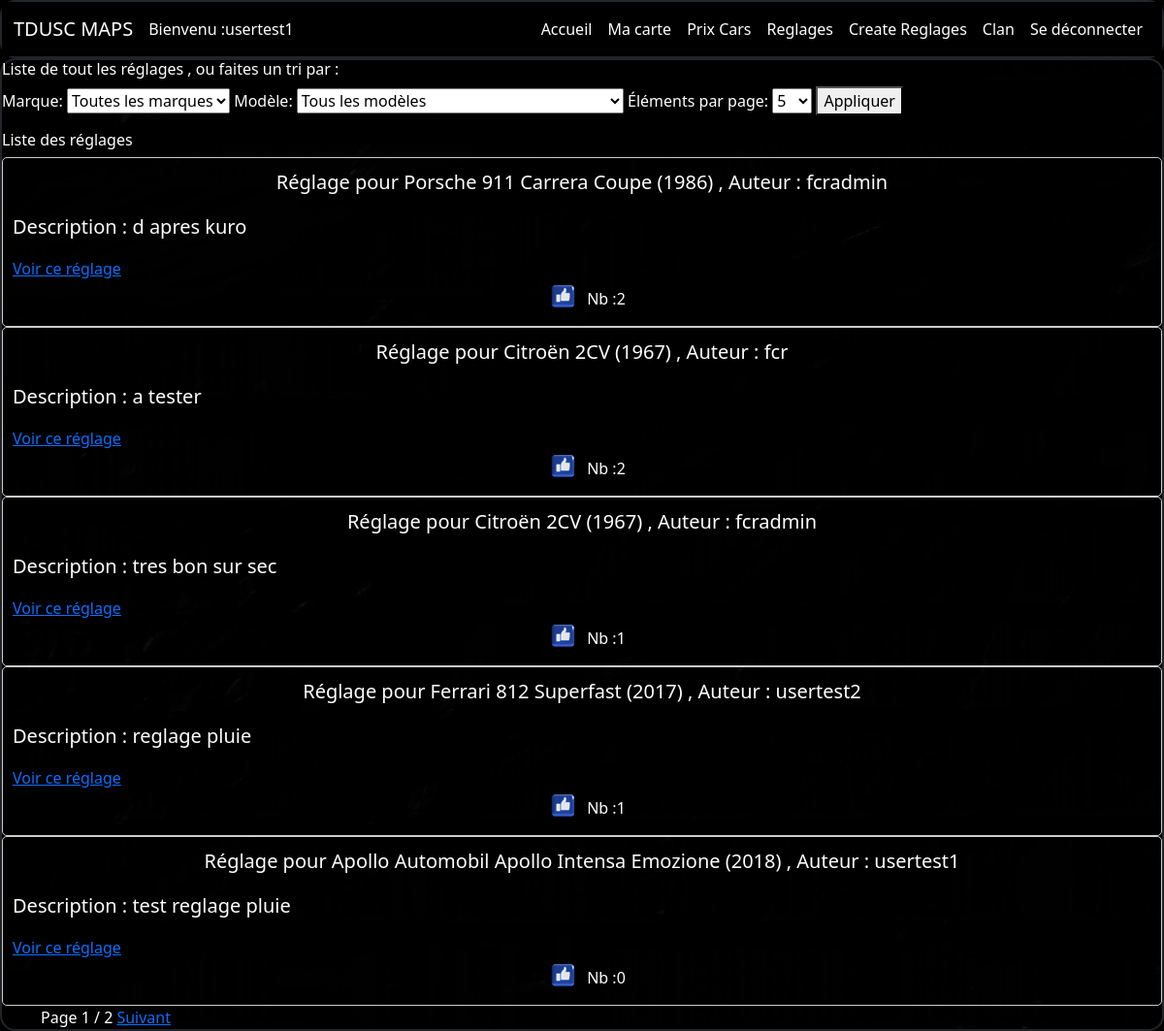
/reglages/ (signed in), run on an earlier commit of the app's database.
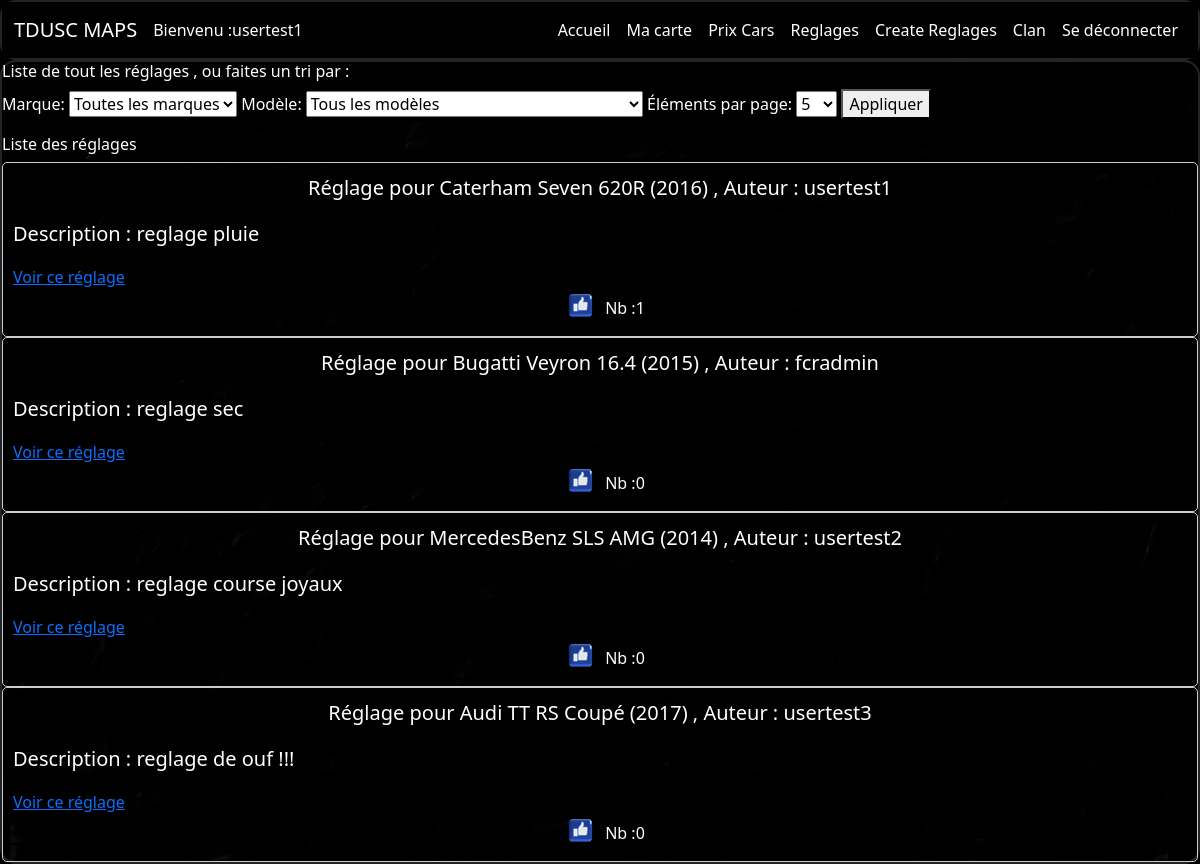
And on a later commit of the database.
### authentication/models.py (models this page shows, shortened)
class CustomUser(AbstractBaseUser, PermissionsMixin):
    username = models.CharField(max_length=30, unique=True)
    email = models.EmailField(unique=True)
    friends = models.ManyToManyField('self', blank=True, symmetrical=False, related_name='friend_of')
    is_staff = models.BooleanField(default=False)  # Permet l'accès à l'admin
    is_superuser = models.BooleanField(default=False)  # Superutilisateur
    USERNAME_FIELD = 'username'
    REQUIRED_FIELDS = ['email']
    objects = CustomUserManager()
    def __str__(self):
        return self.username

### tduscmap/models.py (models this page shows, shortened)
class Reglage(models.Model):
    car = models.ForeignKey(Car, on_delete=models.CASCADE)
    user = models.ForeignKey(CustomUser, on_delete=models.CASCADE)
    description = models.TextField(blank=True)
    configurationreglage = models.ForeignKey(
        ConfigurationReglage, on_delete=models.CASCADE
    )
    rapport_final = models.DecimalField(max_digits=5, decimal_places=2)
    premiere_vitesse = models.DecimalField(max_digits=4, decimal_places=2)
    deuxieme_vitesse = models.DecimalField(max_digits=4, decimal_places=2)
    troisieme_vitesse = models.DecimalField(
        max_digits=6, decimal_places=2, null=True, blank=True
    )
    quatrieme_vitesse = models.DecimalField(
        max_digits=6, decimal_places=2, null=True, blank=True
    )
    cinquieme_vitesse = models.DecimalField(
        max_digits=6, decimal_places=2, null=True, blank=True
    )
    sixieme_vitesse = models.DecimalField(
        max_digits=6, decimal_places=2, null=True, blank=True
    )
    septieme_vitesse = models.DecimalField(
        max_digits=6, decimal_places=2, null=True, blank=True
    )
    huitieme_vitesse = models.DecimalField(
        max_digits=6, decimal_places=2, null=True, blank=True
    )
    appui_aerodynamique_avant = models.DecimalField(
        max_digits=3, decimal_places=2
    )
    appui_aerodynamique_arriere = models.DecimalField(
        max_digits=3, decimal_places=2
    )
    taille_suspension_arriere = models.DecimalField(
        max_digits=6, decimal_places=2
    )
    taille_suspension_avant = models.DecimalField(
        max_digits=6, decimal_places=2
    )
    durete_ressorts_arriere = models.DecimalField(
        max_digits=5,
        decimal_places=2,
        validators=[MinValueValidator(80), MaxValueValidator(120)],
    )
    durete_ressorts_avant = models.DecimalField(
        max_digits=5,
        decimal_places=2,
        validators=[MinValueValidator(80), MaxValueValidator(120)],
    )
    compression_amortisseurs_avant = models.DecimalField(
        max_digits=5,
        decimal_places=2,
        validators=[MinValueValidator(80), MaxValueValidator(120)],
    )
    compression_amortisseurs_arriere = models.DecimalField(
        max_digits=5,
        decimal_places=2,
        validators=[MinValueValidator(80), MaxValueValidator(120)],
    )
    decompression_amortisseurs_avant = models.DecimalField(
        max_digits=5,
        decimal_places=2,
        validators=[MinValueValidator(80), MaxValueValidator(120)],
    )
    decompression_amortisseurs_arriere = models.DecimalField(
        max_digits=5,
        decimal_places=2,
        validators=[MinValueValidator(80), MaxValueValidator(120)],
    )
    acceleration_avant = models.DecimalField(
        max_digits=6, decimal_places=2, null=True, blank=True
    )
    deceleration_avant = models.DecimalField(
        max_digits=6, decimal_places=2, null=True, blank=True
    )
    freinage_avant = models.DecimalField(
        max_digits=6, decimal_places=2, null=True, blank=True
    )
    distribution_puissance_avant_arriere = models.DecimalField(
        max_digits=6, decimal_places=2, null=True, blank=True
    )
    acceleration_centrale = models.DecimalField(
        max_digits=6, decimal_places=2, null=True, blank=True
    )
    deceleration_centrale = models.DecimalField(
        max_digits=6, decimal_places=2, null=True, blank=True
    )
    freinage_central = models.DecimalField(
        max_digits=6, decimal_places=2, null=True, blank=True
    )
    acceleration_arriere = models.IntegerField(
        validators=[MinValueValidator(0), MaxValueValidator(100)]
    )
    deceleration_arriere = models.IntegerField(
        validators=[MinValueValidator(0), MaxValueValidator(100)]
    )
    freinage_arriere = models.IntegerField(
        validators=[MinValueValidator(0), MaxValueValidator(100)]
    )
    durete_barre_antiroulis_avant = models.IntegerField(
        validators=[MinValueValidator(0), MaxValueValidator(100)]
    )
    durete_barre_antiroulis_arriere = models.IntegerField(
        validators=[MinValueValidator(0), MaxValueValidator(100)]
    )
    angle_carrossage_arriere = models.DecimalField(
        max_digits=3,
        decimal_places=2,
        validators=[MinValueValidator(-6), MaxValueValidator(3)],
    )
    angle_carrossage_avant = models.DecimalField(
        max_digits=3,
        decimal_places=2,
        validators=[MinValueValidator(-6), MaxValueValidator(3)],
    )
    pression_pneus_arriere = models.DecimalField(
        max_digits=6, decimal_places=2, null=True, blank=True
    )
    pression_pneus_avant = models.DecimalField(
        max_digits=6, decimal_places=2, null=True, blank=True
    )
    repartiteur_freinage_avant = models.IntegerField(
        validators=[MinValueValidator(0), MaxValueValidator(100)]
    )
    pression_freinage = models.IntegerField(
        validators=[MinValueValidator(-1000), MaxValueValidator(1000)]
    )

class Car(models.Model):
    MARQUES = [
        ("Abarth", "Abarth"),
        ("AC", "AC"),
        ("Alfa Romeo", "Alfa Romeo"),
        ("Alpine", "Alpine"),
        ("Apollo Automobil", "Apollo Automobil"),
        ("Aston Martin", "Aston Martin"),
        ("Audi", "Audi"),
        ("Bentley", "Bentley"),
        ("BMW", "BMW"),
        ("Bugatti", "Bugatti"),
        ("Caterham", "Caterham"),
        ("Chevrolet", "Chevrolet"),
        ("Citroën", "Citroën"),
        ("Dodge", "Dodge"),
        ("Ferrari", "Ferrari"),
        ("Ford", "Ford"),
        ("Jaguar", "Jaguar"),
        ("Koenigsegg", "Koenigsegg"),
        ("Lamborghini", "Lamborghini"),
        ("Land Rover", "Land Rover"),
        ("Lancia", "Lancia"),
        ("Lotus", "Lotus"),
        ("Maserati", "Maserati"),
        ("McLaren", "McLaren"),
        ("MercedesAMG", "MercedesAMG"),
        ("MercedesBenz", "MercedesBenz"),
        ("Mini", "Mini"),
        ("Nissan", "Nissan"),
        ("Porsche", "Porsche"),
        ("Shelby", "Shelby"),
        ("Sientero", "Sientero"),
        ("WMotors", "WMotors"),
        ("Volkswagen", "Volkswagen"),
        ("W Motors", "W Motors"),
    ]
    TRANSMISSIONS = [
        ("RWD", "RWD"),
        ("FWD", "FWD"),
        ("4WD", "4WD"),
    ]
    CATEGORIES = [
        ("A", "Catégorie A"),
        ("B", "Catégorie B"),
        ("C", "Catégorie C"),
        ("D", "Catégorie D"),
        ("E", "Catégorie E"),
        ("F", "Catégorie F"),
        ("G", "Catégorie G"),
        ("H", "Catégorie H"),
    ]
    RARETES = [
        ("légendaire", "Légendaire"),
        ("épique", "Épique"),
        ("rare", "Rare"),
        ("commun", "Commun"),
        ("peu commun", "Peu commun"),
        (None, "Aucune"),
    ]
    marque = models.CharField(max_length=50, choices=MARQUES)
    modele = models.CharField(max_length=50)
    annee = models.PositiveIntegerField(null=True)
    transmission = models.CharField(
        max_length=3, choices=TRANSMISSIONS, null=True
    )
    ip = models.PositiveIntegerField(null=True)
    categorie = models.CharField(max_length=1, choices=CATEGORIES, null=True)
    rarete = models.CharField(
        max_length=10, choices=RARETES, blank=True, null=True
    )
    prix_initial = models.PositiveIntegerField(null=True)
    def __str__(self):
        return f"{self.marque} {self.modele} ({self.annee})"

### tduscmap/views.py (the view)
# urls.py: path("reglages/", tduscmap.views.liste_reglages, name="liste_reglages"),
@login_required
def liste_reglages(request):
    reglages = Reglage.objects.all().annotate(
        like_count=Count('likes')
    ).prefetch_related(
        Prefetch('car')
    )
    query = Q()
    marque = request.GET.get('marque')
    modele = request.GET.get('modele')
    if marque:
        query &= Q(car__marque__icontains=marque)
    if modele:
        query &= Q(car__modele__icontains=modele)
    reglages = reglages.filter(query)
    order_by = request.GET.get('order_by', '-like_count')  # Permet de trier par d'autres champs
    reglages = reglages.order_by(order_by)
    marques = Car.objects.values_list('marque', flat=True).distinct()
    modeles = Car.objects.values_list('modele', flat=True).distinct()
    limit = int(request.GET.get('limit', 5))  # Valeur par défaut 10
    paginator = Paginator(reglages, limit)  # 25 résultats par page
    page = request.GET.get('page')
    try:
        reglages = paginator.page(page)
    except PageNotAnInteger:
        reglages = paginator.page(1)
    except EmptyPage:
        reglages = paginator.page(paginator.num_pages)
    page_number = request.GET.get('page')
    page_obj = paginator.get_page(page_number)
    return render(
        request,
        "tduscmap/liste_reglages.html",
        {'reglages': page_obj, 'marques': marques, 'modeles': modeles,
         'paginator': paginator, 'page': page_number, 'limit': limit}
    )

### templates/tduscmap/liste_reglages.html (shortened to what this page needs)
{% extends 'base.html' %}
{% block content %}
{% load static %}
<link rel="stylesheet" href="{% static 'stylesmymaps.css' %}" type="text/css">
<h6>Liste de tout les réglages , ou faites un tri par :</h6>
<form method="get" data-url="{% url 'liste_reglages' %}" id="reglages-form">
    <label for="marque">Marque:</label>
    <select name="marque" id="marque">
        <option value="">Toutes les marques</option>
    </select>
    <label for="modele">Modèle:</label>
    <select name="modele" id="modele">
        <option value="">Tous les modèles</option>
    </select>
    <form method="get">
        <label for="limit">Éléments par page:</label>
        <select name="limit" id="limit">
            <option value="5">5</option>
        </select>
        <button type="submit">Appliquer</button>
    </form>
<h6>Liste des réglages</h6>
    {% for reglage in reglages %}
    <div class="reglage">
        <p class="titre-reglage">Réglage pour {{ reglage.car }} , Auteur : {{ reglage.user }}</p>
        <p>Description : {{ reglage.description }}</p>
        <a href="{% url 'detail_reglage' reglage.id %}">Voir ce réglage</a>
        <div class="like-container">
            <img src="{% static 'images/like.png' %}" alt="icône de like" >
            <span> Nb :{{ reglage.like_count }}</span>
          </div>
        </div>
    {% endfor %}
{% if paginator.num_pages > 1 %}
<div class="container">
    <div class="pagination centered">
        <span class="step-links">
            <span class="current">
                Page {{ reglages.number }} / {{ paginator.num_pages }}
            </span>
            {% if reglages.has_next %}
                <a href="?page={{ reglages.next_page_number }}">Suivant</a>
            {% endif %}
        </span>
    </div>
</div>
{% endif %}
{% endblock %}

### templates/base.html (shortened to what this page needs)
{% load static %}
<html lang="fr" xmlns="http://www.w3.org/1999/html">
  <head>
    <link rel="stylesheet" href="{% static 'style.css' %}" />
    <link rel="stylesheet" href="{% static 'css/bootstrap.min.css' %}" />
  </head>
  <body>
    <div class="container-fluid border border-2 border-dark rounded-4 ml-3 p-0">
      <nav class="navbar navbar-expand-lg navbar-dark custom-navbar" role="navigation" aria-label="Navigation principale">
        <div class="container-fluid">
            <a class="navbar-brand" role="navigation" aria-label="Retour page d accueil" href="{% url 'home' %}">TDUSC MAPS</a>
            <a> Bienvenu   :  </a>{{ request.user }}
            <div class="collapse navbar-collapse" id="navbarNav">
                <ul class="navbar-nav ms-auto">
                    <li class="nav-item">
                        <a class="nav-link" href="{% url 'home' %}">Accueil</a>
                    </li>
                    <li class="nav-item"><a class="nav-link" href="{% url 'mymaps' %}">Ma carte</a></li>
                    <li class="nav-item"><a class="nav-link" href="{% url 'car_select' %}">Prix Cars</a></li>
                    <li class="nav-item"><a class="nav-link" href="{% url 'liste_reglages' %}">Reglages</a></li>
                    <li class="nav-item"><a class="nav-link" href="{% url 'choix_modele' %}">Create Reglages</a></li>
                    <li class="nav-item"><a class="nav-link" href="">Clan</a></li>
                    <li class="nav-item">
                        <a class="nav-link" href="{% url 'logout' %}">Se déconnecter</a>
                    </li>
                </ul>
            </div>
        </div>
    </nav>
    </div>
    <div class="container-fluid border border-2 border-dark rounded-4 ml-3 p-0">
      {% block content %}
      {% endblock %}
    </div>
  </body>
</html>

### static/style.css (style rules this page uses)
.custom-navbar { background-color: #000000 }
.custom-navbar .navbar-brand, .custom-navbar .nav-link { color: white !important; }
body { background-image: url("/static/images/fond.jpg"); background-size: cover; background-color: black; color: white; background-position: center; }
p { font-size: 20px; }

### static/stylesmymaps.css (style rules this page uses)
body { background-color: black; color: white; }
img { display: block; max-width:600px; max-height:200px; width: auto; height: auto; }
.like-container { display: flex; justify-content: center; align-items: center; }
.reglage { border: 1px solid #ccc; border-radius: 5px; padding: 10px; }
.titre-reglage { text-align: center; }

What changed in the data, as far as the page shows it:
removed Reglage: car "Citroën 2CV (1967)", user "fcr", description "a tester", like_count "2"
removed Reglage: car "Citroën 2CV (1967)", user "fcradmin", description "tres bon sur sec", like_count "1"
removed Reglage: car "Ferrari 812 Superfast (2017)", user "usertest2", description "reglage pluie", like_count "1"
removed Reglage: car "Apollo Automobil Apollo Intensa Emozione (2018)", user "usertest1", description "test reglage pluie", like_count "0"
added Reglage: car "Caterham Seven 620R (2016)", user "usertest1", description "reglage pluie", like_count "1"
changed Reglage "fcradmin": car "Porsche 911 Carrera Coupe (1986)" → "Bugatti Veyron 16.4 (2015)"; description "d apres kuro" → "reglage sec"; like_count "2" → "0"
added Reglage: car "MercedesBenz SLS AMG (2014)", user "usertest2", description "reglage course joyaux", like_count "0"
added Reglage: car "Audi TT RS Coupé (2017)", user "usertest3", description "reglage de ouf !!!", like_count "0"
Also different on the page:
{{ reglages.number }}: "1" → (not shown)
{{ paginator.num_pages }}: "2" → (not shown)
text no longer shown: "Page / Suivant"
